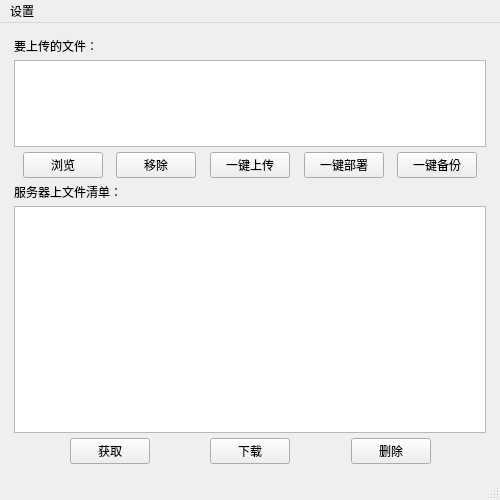
<?xml version="1.0" encoding="UTF-8"?>
<ui version="4.0">
 <class>MainWindow</class>
 <widget class="QMainWindow" name="MainWindow">
  <property name="geometry">
   <rect>
    <x>0</x>
    <y>0</y>
    <width>500</width>
    <height>500</height>
   </rect>
  </property>
  <property name="windowTitle">
   <string>hexo博客一键部署工具</string>
  </property>
  <property name="layoutDirection">
   <enum>Qt::LeftToRight</enum>
  </property>
  <widget class="QWidget" name="centralwidget">
   <layout class="QVBoxLayout" name="verticalLayout_7">
    <item>
     <layout class="QVBoxLayout" name="verticalLayout_3" stretch="1,2">
      <property name="spacing">
       <number>5</number>
      </property>
      <property name="sizeConstraint">
       <enum>QLayout::SetDefaultConstraint</enum>
      </property>
      <property name="leftMargin">
       <number>5</number>
      </property>
      <property name="topMargin">
       <number>5</number>
      </property>
      <property name="rightMargin">
       <number>5</number>
      </property>
      <property name="bottomMargin">
       <number>5</number>
      </property>
      <item>
       <layout class="QVBoxLayout" name="verticalLayout">
        <item>
         <widget class="QLabel" name="label_2">
          <property name="text">
           <string>要上传的文件：</string>
          </property>
         </widget>
        </item>
        <item>
         <widget class="QListWidget" name="upload_list"/>
        </item>
        <item>
         <layout class="QHBoxLayout" name="horizontalLayout_2">
          <item>
           <spacer name="horizontalSpacer_9">
            <property name="orientation">
             <enum>Qt::Horizontal</enum>
            </property>
            <property name="sizeHint" stdset="0">
             <size>
              <width>40</width>
              <height>20</height>
             </size>
            </property>
           </spacer>
          </item>
          <item>
           <widget class="QPushButton" name="browseButton">
            <property name="baseSize">
             <size>
              <width>0</width>
              <height>0</height>
             </size>
            </property>
            <property name="text">
             <string>浏览</string>
            </property>
           </widget>
          </item>
          <item>
           <spacer name="horizontalSpacer_3">
            <property name="orientation">
             <enum>Qt::Horizontal</enum>
            </property>
            <property name="sizeHint" stdset="0">
             <size>
              <width>40</width>
              <height>20</height>
             </size>
            </property>
           </spacer>
          </item>
          <item>
           <widget class="QPushButton" name="removeButton">
            <property name="baseSize">
             <size>
              <width>0</width>
              <height>0</height>
             </size>
            </property>
            <property name="text">
             <string>移除</string>
            </property>
           </widget>
          </item>
          <item>
           <spacer name="horizontalSpacer_4">
            <property name="orientation">
             <enum>Qt::Horizontal</enum>
            </property>
            <property name="sizeHint" stdset="0">
             <size>
              <width>40</width>
              <height>20</height>
             </size>
            </property>
           </spacer>
          </item>
          <item>
           <widget class="QPushButton" name="uploadButton">
            <property name="text">
             <string>一键上传</string>
            </property>
           </widget>
          </item>
          <item>
           <spacer name="horizontalSpacer_5">
            <property name="orientation">
             <enum>Qt::Horizontal</enum>
            </property>
            <property name="sizeHint" stdset="0">
             <size>
              <width>40</width>
              <height>20</height>
             </size>
            </property>
           </spacer>
          </item>
          <item>
           <widget class="QPushButton" name="deployButton">
            <property name="text">
             <string>一键部署</string>
            </property>
           </widget>
          </item>
          <item>
           <spacer name="horizontalSpacer_6">
            <property name="orientation">
             <enum>Qt::Horizontal</enum>
            </property>
            <property name="sizeHint" stdset="0">
             <size>
              <width>40</width>
              <height>20</height>
             </size>
            </property>
           </spacer>
          </item>
          <item>
           <widget class="QPushButton" name="backupButton">
            <property name="text">
             <string>一键备份</string>
            </property>
           </widget>
          </item>
          <item>
           <spacer name="horizontalSpacer_10">
            <property name="orientation">
             <enum>Qt::Horizontal</enum>
            </property>
            <property name="sizeHint" stdset="0">
             <size>
              <width>40</width>
              <height>20</height>
             </size>
            </property>
           </spacer>
          </item>
         </layout>
        </item>
       </layout>
      </item>
      <item>
       <layout class="QVBoxLayout" name="verticalLayout_2">
        <item>
         <widget class="QLabel" name="label">
          <property name="text">
           <string>服务器上文件清单：</string>
          </property>
         </widget>
        </item>
        <item>
         <widget class="QListWidget" name="server_file_list"/>
        </item>
        <item>
         <layout class="QHBoxLayout" name="horizontalLayout">
          <item>
           <spacer name="horizontalSpacer_7">
            <property name="orientation">
             <enum>Qt::Horizontal</enum>
            </property>
            <property name="sizeHint" stdset="0">
             <size>
              <width>40</width>
              <height>20</height>
             </size>
            </property>
           </spacer>
          </item>
          <item>
           <widget class="QPushButton" name="getlistButton">
            <property name="text">
             <string>获取</string>
            </property>
           </widget>
          </item>
          <item>
           <spacer name="horizontalSpacer">
            <property name="orientation">
             <enum>Qt::Horizontal</enum>
            </property>
            <property name="sizeHint" stdset="0">
             <size>
              <width>40</width>
              <height>20</height>
             </size>
            </property>
           </spacer>
          </item>
          <item>
           <widget class="QPushButton" name="downloadButton">
            <property name="text">
             <string>下载</string>
            </property>
           </widget>
          </item>
          <item>
           <spacer name="horizontalSpacer_2">
            <property name="orientation">
             <enum>Qt::Horizontal</enum>
            </property>
            <property name="sizeHint" stdset="0">
             <size>
              <width>40</width>
              <height>20</height>
             </size>
            </property>
           </spacer>
          </item>
          <item>
           <widget class="QPushButton" name="deleteButton">
            <property name="text">
             <string>删除</string>
            </property>
           </widget>
          </item>
          <item>
           <spacer name="horizontalSpacer_8">
            <property name="orientation">
             <enum>Qt::Horizontal</enum>
            </property>
            <property name="sizeHint" stdset="0">
             <size>
              <width>40</width>
              <height>20</height>
             </size>
            </property>
           </spacer>
          </item>
         </layout>
        </item>
       </layout>
      </item>
     </layout>
    </item>
   </layout>
  </widget>
  <widget class="QMenuBar" name="menubar">
   <property name="geometry">
    <rect>
     <x>0</x>
     <y>0</y>
     <width>500</width>
     <height>21</height>
    </rect>
   </property>
   <widget class="QMenu" name="menu">
    <property name="title">
     <string>设置</string>
    </property>
    <addaction name="setaction"/>
   </widget>
   <addaction name="menu"/>
  </widget>
  <widget class="QStatusBar" name="statusBar"/>
  <action name="setaction">
   <property name="text">
    <string>服务器设置</string>
   </property>
  </action>
 </widget>
 <resources/>
 <connections/>
</ui>
